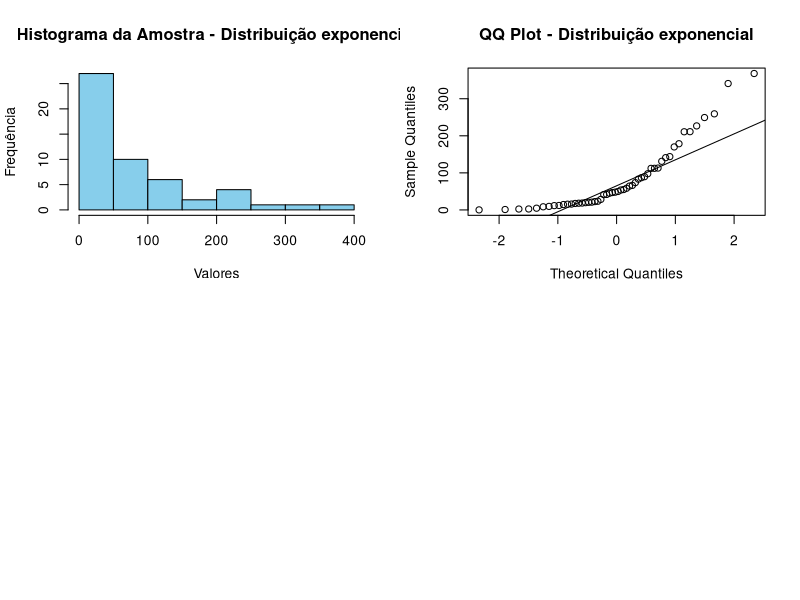
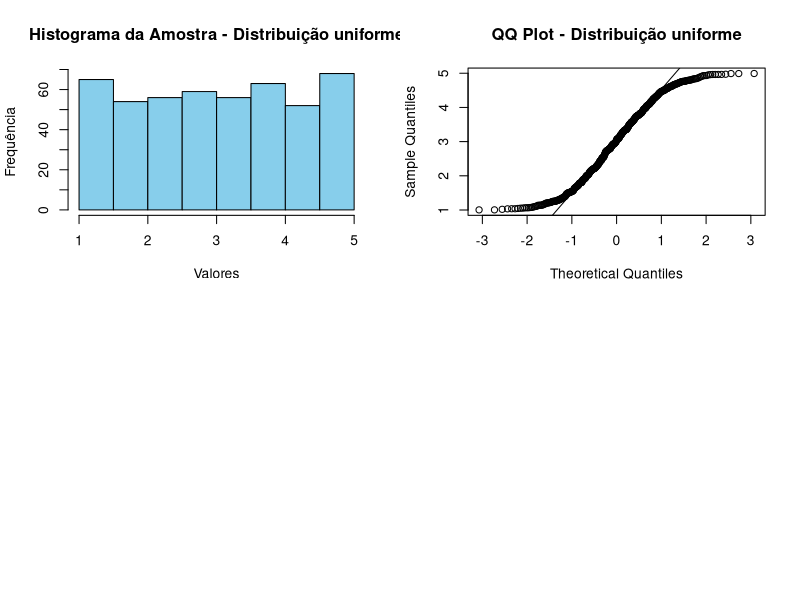

Here is the R script that generated these plots, in order: (Note: a time limit stopped this script after it produced the figures.)
## ---- chunk 1
verificar_TCL <- function(distribuicao, parametros, tamanho_minimo) {
  while(TRUE) {
    set.seed(55)  # Define uma semente para reprodução dos resultados
    # Gera a amostra com base na distribuição e parâmetros fornecidos
    if(distribuicao == "exponencial") {
      amostra <- rexp(tamanho_minimo, parametros$lambda)
    } else if (distribuicao == "uniforme") {
      amostra <- runif(tamanho_minimo, parametros$a, parametros$b)
    } else {
      cat("Distribuição não reconhecida.")
      return(NULL)
    }
    
    # Teste de normalidade (Kolmogorov-Smirnov e Shapiro-Wilk)
    ks_test <- ks.test(amostra, "pnorm", mean = mean(amostra), sd = sd(amostra))
    shapiro_test <- shapiro.test(amostra)
    
    p_valor_ks <- ks_test$p.value
    p_valor_shapiro <- shapiro_test$p.value
    
    if (p_valor_ks < 0.05 & p_valor_shapiro < 0.05) {
      break  # Se os p-valores forem maiores ou iguais a 0.05, interrompe o loop
    } else {
      tamanho_minimo <- tamanho_minimo + 1
    }
  }
  
  return(tamanho_minimo)
}

# Parâmetros para as diferentes distribuições
parametros <- list(
  exponencial = list(lambda = 0.01), # Parâmetros da distribuição exponencial
  uniforme = list(a = 1, b = 5)      # Parâmetros da distribuição uniforme
)

for (distribuicao in names(parametros)) {
  tamanho_minimo <- 5  # Tamanho inicial da amostra
  
  # Verifica o tamanho mínimo da amostra para o TCL ser válido
  tamanho_amostra_valido <- verificar_TCL(distribuicao, parametros[[distribuicao]], tamanho_minimo)
  
  cat("Para a distribuição", distribuicao, "o tamanho mínimo da amostra para o TCL ser válido é:", tamanho_amostra_valido, "\n")
  
  # Gera a amostra com base na distribuição e parâmetros fornecidos
  set.seed(55) # Defina uma semente para reprodução dos resultados
  if (distribuicao == "exponencial") {
    amostra <- rexp(tamanho_amostra_valido, parametros[[distribuicao]]$lambda)
  } else if (distribuicao == "uniforme") {
    amostra <- runif(tamanho_amostra_valido, parametros[[distribuicao]]$a, parametros[[distribuicao]]$b)
  }
  
  # Configura o layout gráfico para 2x2
  par(mfrow = c(2, 2))
  
  # Verificação visual da normalidade
  hist(amostra, col = "skyblue", main = paste("Histograma da Amostra - Distribuição", distribuicao),
       xlab = "Valores", ylab = "Frequência")
  
  qqnorm(amostra, main = paste("QQ Plot - Distribuição", distribuicao))
  qqline(amostra)
  
  # Restaura o layout gráfico padrão
  par(mfrow = c(1, 1))
}
## ---- chunk 2
# Função para calcular o tamanho da amostra para Binomial
calcular_tamanho_amostra_binomial <- function(p, margem_erro) {
  n <- ceiling((p * (1 - p)) / (margem_erro^2))
  return(n)
}

# Exemplo de uso
p <- 0.5 #Prob de sucesso
margem_erro <- 0.001  # Margem de erro desejada
tamanho_amostra <- calcular_tamanho_amostra_binomial(p, margem_erro)
cat("Tamanho da amostra necessário para Binomial:", tamanho_amostra, "\n")

## ---- chunk 3
# Função para calcular o tamanho da amostra para Binomial
calcular_tamanho_amostra_binomial <- function(p, margem_erro) {
  n <- ceiling((p * (1 - p)) / (margem_erro^2))
  return(n)
}

# Exemplo de uso
p <- 0.09 #Prob de sucesso
margem_erro <- 0.001  # Margem de erro desejada
tamanho_amostra <- calcular_tamanho_amostra_binomial(p, margem_erro)
cat("Tamanho da amostra necessário para Binomial:", tamanho_amostra, "\n")

## ---- chunk 4

verificar_TCL <- function(distribuicao, parametros, tamanho_maximo) {
  n <- 2  # Inicializa com um tamanho de amostra mínimo de 2
  
  while(TRUE) {
    set.seed(55)  # Define uma semente para reprodução dos resultados
    
    if(distribuicao == "exponencial") {
      amostra <- matrix(rexp(n * tamanho_maximo, parametros$lambda), ncol = n)
      soma_normalizada <- (rowSums(amostra) - n * parametros$lambda) / sqrt(n * parametros$lambda)
      acumulada_soma <- pnorm(soma_normalizada)
    } else if (distribuicao == "uniforme") {
      amostra <- matrix(runif(n * tamanho_maximo, parametros$a, parametros$b), ncol = n)
      soma_normalizada <- (rowSums(amostra) - n * (parametros$a + parametros$b) / 2) / sqrt((n^3) * (parametros$b - parametros$a)^2 / 12)
      acumulada_soma <- pnorm(soma_normalizada)
    } else if (distribuicao == "binomial"){
      amostra <- matrix(rbinom(n * tamanho_maximo, size = parametros$n, prob = parametros$p), ncol = n)
      soma_normalizada <- (rowSums(amostra) - n * parametros$n * parametros$p) / sqrt(n * parametros$n * parametros$p * (1 - parametros$p))
      acumulada_soma <- pnorm(soma_normalizada)
    } else {
      cat("Distribuição não reconhecida.")
      return(NULL)
    }
    
    diferenca <- max(abs(acumulada_soma - pnorm(acumulada_soma)))
    
    if (diferenca < 0.001) {
      cat("Tamanho da amostra (n) que aproxima a distribuição da média para uma distribuição normal:", n)
      break
    }else{
    
    n <- n + 1  
    }
    }
}

# Parâmetros para a distribuição escolhida
parametros_exponencial <- list(lambda = 0.3)  # Parâmetros para a distribuição exponencial
parametros_uniforme <- list(a = 1, b = 10)   # Parâmetros para a distribuição uniforme
parametros_binomial <- list(n = 10, p = 0.3) # Parâmetros para a distribuição binomial

# Chama a função para a distribuição exponencial
verificar_TCL("exponencial", parametros_exponencial, tamanho_maximo = 1000)

# Chama a função para a distribuição uniforme
verificar_TCL("uniforme", parametros_uniforme, tamanho_maximo = 1000)

# Chama a função para a distribuição binomial
verificar_TCL("binomial", parametros_binomial, tamanho_maximo = 1000)
